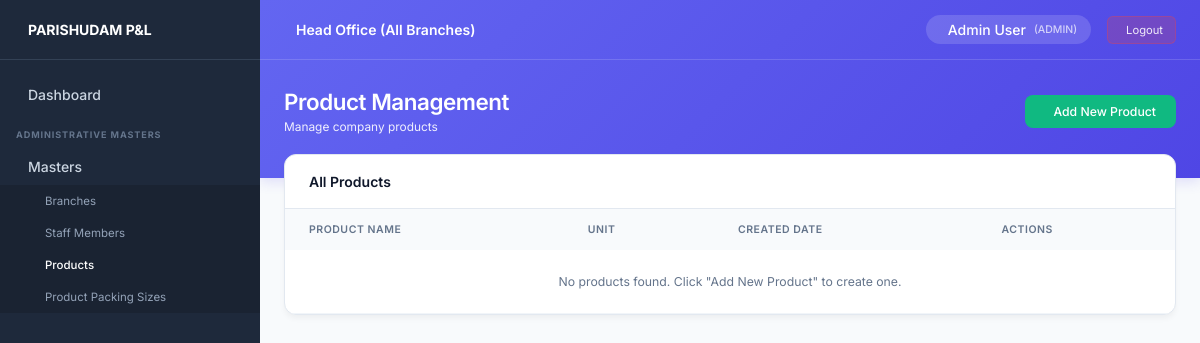
The page /products/ (signed in) on the database as committed earlier.
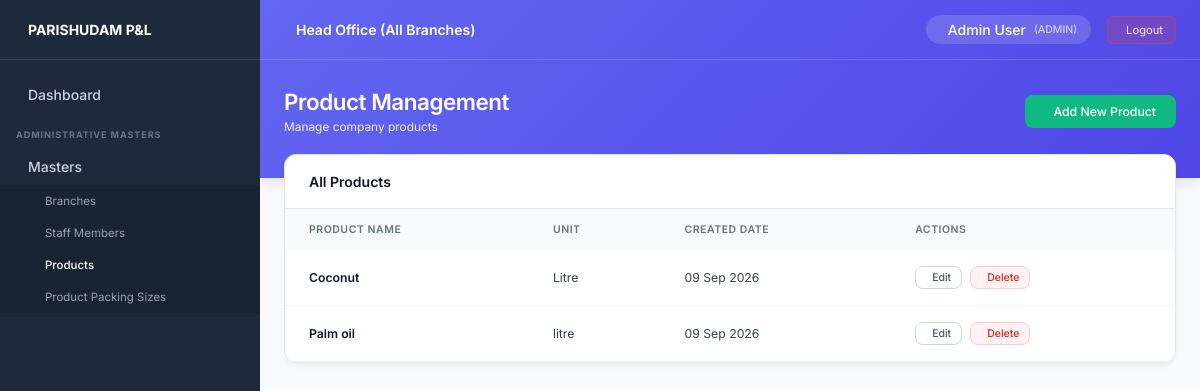
The same page on the database as committed later.
### core/models.py (models this page shows, shortened)
class Product(models.Model):
    product_name = models.CharField(max_length=150)
    unit = models.CharField(max_length=50)
    created_at = models.DateTimeField(auto_now_add=True)
    updated_at = models.DateTimeField(auto_now=True)
    class Meta:
        ordering = ['product_name']

### core/views.py (the view)
# urls.py: path('products/', product_list_view, name='product_list'),
@login_required
def product_list_view(request):
    if not request.user.profile.is_admin:
        messages.error(request, "Permission denied.")
        return redirect('dashboard')
    products = Product.objects.all()
    return render(request, 'products/product_list.html', {'products': products})

### core/models.py (called while the page is built)
    @property
    def is_admin(self):
        return self.role == 'ADMIN' or self.user.is_superuser

### templates/products/product_list.html (shortened to what this page needs)
{% extends 'base.html' %}
{% block page_title %}Product Management{% endblock %}
{% block page_subtitle %}Manage company products{% endblock %}
{% block header_actions %}
<a href="{% url 'product_create' %}" class="btn-success">
     Add New Product
</a>
{% endblock %}
{% block content %}
<div class="list-container">
    <div class="list-header">
        <h3 style="font-size: 1rem; font-weight: 600; color: #0f172a;">All Products</h3>
    </div>
    <table class="premium-table">
        <thead>
            <tr>
                <th>Product Name</th>
                <th>Unit</th>
                <th>Created Date</th>
                <th>Actions</th>
            </tr>
        </thead>
        <tbody>
            {% for product in products %}
            <tr>
                <td style="font-weight: 600; color: #0f172a;">{{ product.product_name }}</td>
                <td>{{ product.unit }}</td>
                <td>{{ product.created_at|date:"d M Y" }}</td>
                <td>
                    <div style="display: flex; gap: 8px;">
                        <a href="{% url 'product_edit' product.id %}" class="btn-secondary" style="padding: 4px 10px; font-size: 0.75rem;">
                             Edit
                        </a>
                        <a href="{% url 'product_delete' product.id %}" class="btn-secondary" style="padding: 4px 10px; font-size: 0.75rem; color: #dc2626; border-color: #fecaca; background: #fef2f2;" onclick="return confirm('Are you sure you want to delete product \'{{ product.product_name|escapejs }}\'?');">
                             Delete
                        </a>
                    </div>
                </td>
            </tr>
            {% empty %}
            <tr>
                <td colspan="4" style="text-align: center; color: #64748b; padding: 24px;">
                    No products found. Click "Add New Product" to create one.
                </td>
            </tr>
            {% endfor %}
        </tbody>
    </table>
</div>
{% endblock %}

Rows that differ between the two databases and show on the page:
added Product: product_name "Coconut", unit "Litre", created_at "09 Sep 2026"
added Product: product_name "Palm oil", unit "litre", created_at "09 Sep 2026"
Other text that changed with them:
text no longer shown: "No products found. Click \"Add New Product\" to create one."
